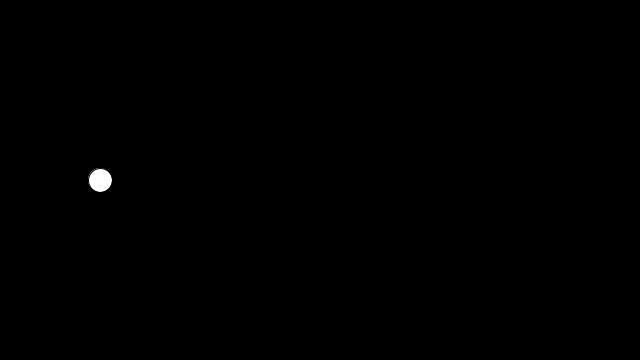
Frame 1 (no input)
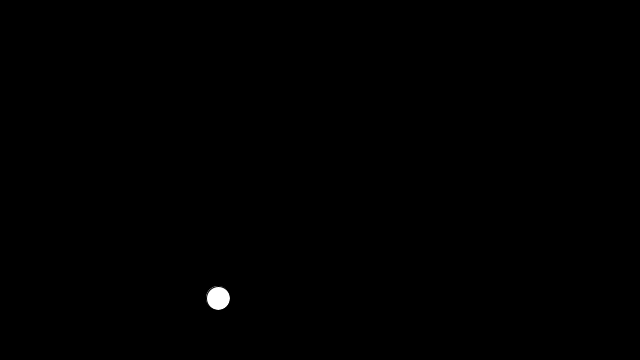
Frame 60 (the mouse pressed at the canvas centre just before this capture)
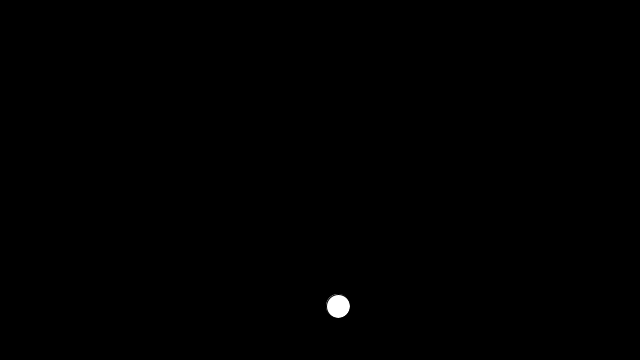
Frame 120 (the mouse held since frame 60 and released just before this capture)

The Processing sketch that drew these frames (run headless with seeded random() and noise(); from frame 60 on, the mouse is pressed at the canvas centre):

// Processing sketch: BouncingBall
// ── BouncingBall.pde
//Bouncing Ball Program
//Kevin_Liu 12.31.2019
//Inspired by CodingTrain Processing Tutorial

int circleX;
int circleY;
int xspeed;
int yspeed;

void setup() {
  size(640, 360);
  circleX=100;
  circleY=180;
  xspeed=2;
  yspeed=2;
}

void draw() {
  background(0);
  ellipse(circleX, circleY, 24, 24);
  circleX=circleX+xspeed;
  circleY=circleY+yspeed;
  
  if ((circleX > width) ||(circleX<0)){
    xspeed*=-1;
  }
  if ((circleY > height) ||(circleY<0)){
    yspeed*=-1;
  }
}
